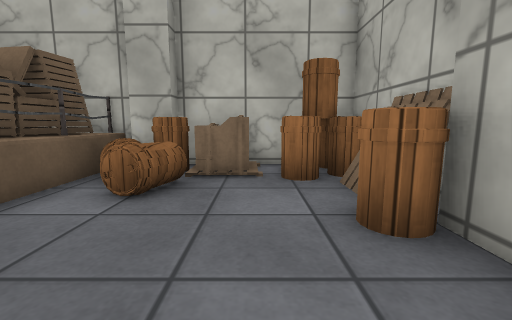
view 1 (above)

16 first-person views from a walk through a Unity game level. The camera is 0.58 m above the floor, tilts 8° down and sees 90° across. The floor is counted in squares, 0.5 m on a side. Each view is taken from the middle of a square. On the plan, view 1 faces up. The plan holds only what a view shows up to about 12 squares ahead; the rest is blank. Surface patterns are stand-ins for the level's own textures.

view 2
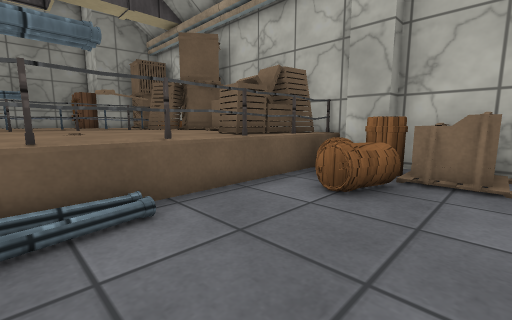

view 3
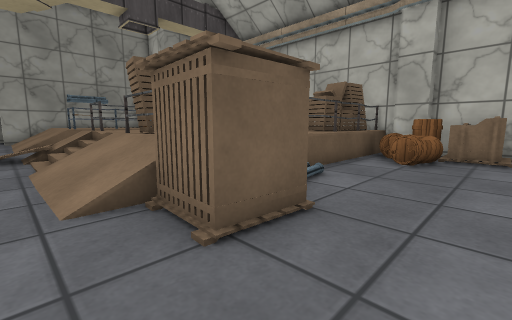

view 4
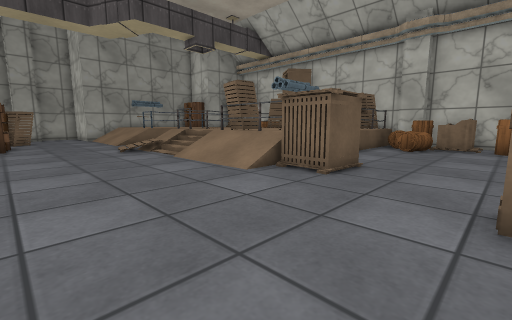

view 5
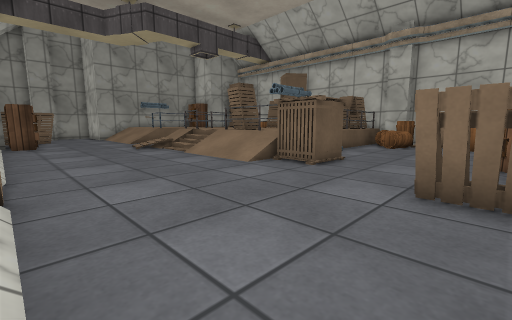

view 6
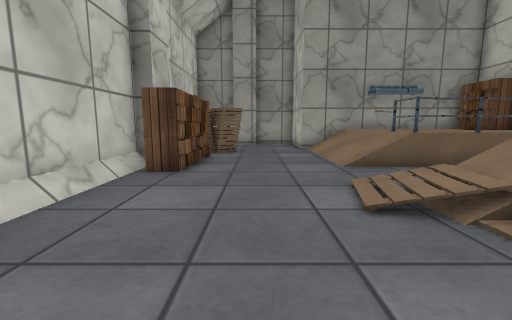

view 7
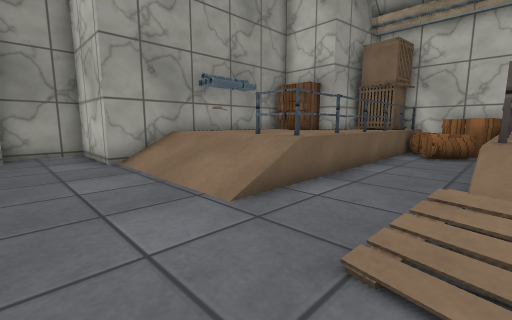

view 8
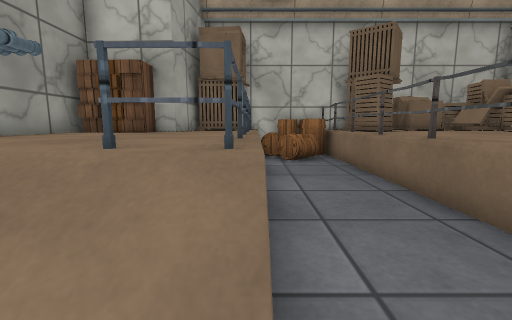

view 9
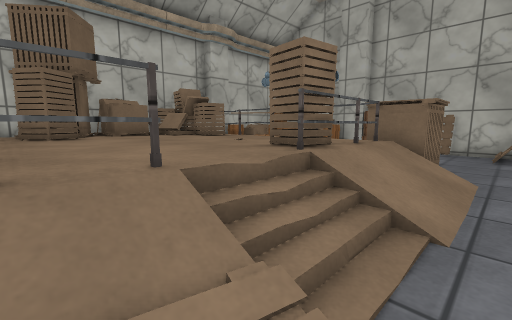

view 10
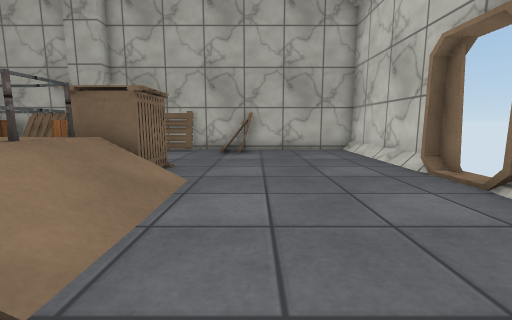

view 11
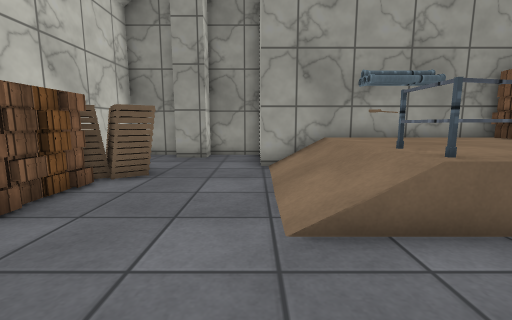

view 12
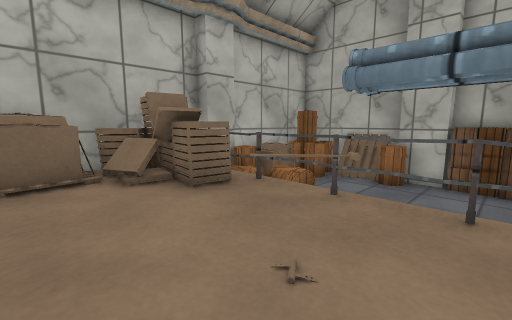

view 13
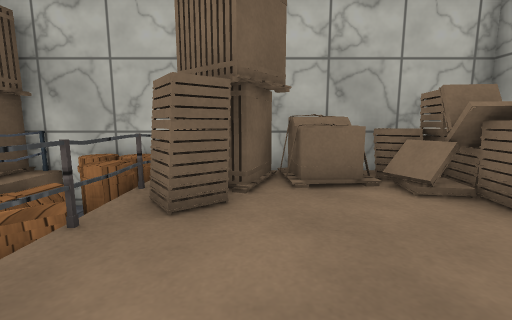

view 14
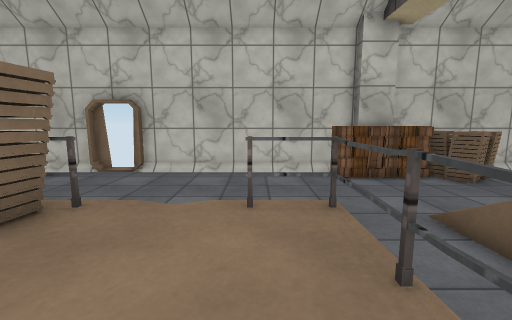

view 15
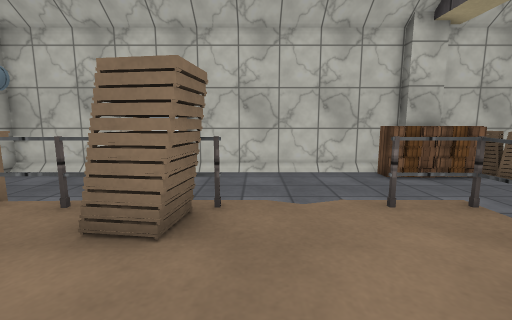

view 16
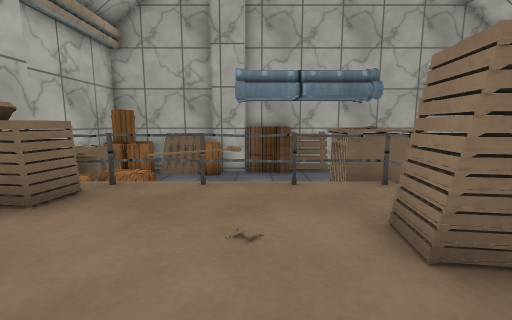

### Floor plan
Key: @ floor where view 1 was taken; # wall or solid block; . main floor; : floor 0.45 m higher than the main floor; / step, stairs or slope; = window, fence, low wall or low ledge; B barrel; R railing; P pipe; O other object.
Columns run from 22 left of view 1 to 3 right of it. Each row starts with its distance up from view 1.
  8        ############ ######
  7        ORBB#OOOOOO###OOBB#
  6       OOBBB#OOOOOO#BBOOBB#
  5      #::BBB#OO::OO#BB..BO#
  4    #O#::RB.#O::::O#.B...OO
  3    #O:::R..#::::::#....BB#
  2    #::::R..R::::OO#.....##
  1    #P:::R..#:::::P#/....O#
  0    #P:::R..R:::::P#/..@.O#
 -1    #P:::R..R:::ORP#OO...OO
 -2    #/////..///////OOO...O#
 -3   ##/////..O//////=......#
 -4 ###.......///..........OO#
 -5 #......................OO#
 -6 ##.......................#
 -7 ##..OO...................#
 -8 #..OOOOOOO...............#
 -9 #...OOO O/////////.......#
-10 ####     ######### #######

Positions as (right, up) in squares from view 1, and headings:
1: (0, 0), facing up
2: (0, 0), facing up-left
3: (0, -4), facing up-left
4: (1, -8), facing up-left
5: (2, -9), facing up-left
6: (-7, -6), facing left
7: (-11, -6), facing up-left
8: (-14, -4), facing up
9: (-11, -4), facing up-right
10: (-9, -5), facing right
11: (-11, -4), facing left
12: (-8, 0), facing up-right
13: (-9, 1), facing up
14: (-10, 2), facing down
15: (-8, 2), facing down
16: (-9, 1), facing right
